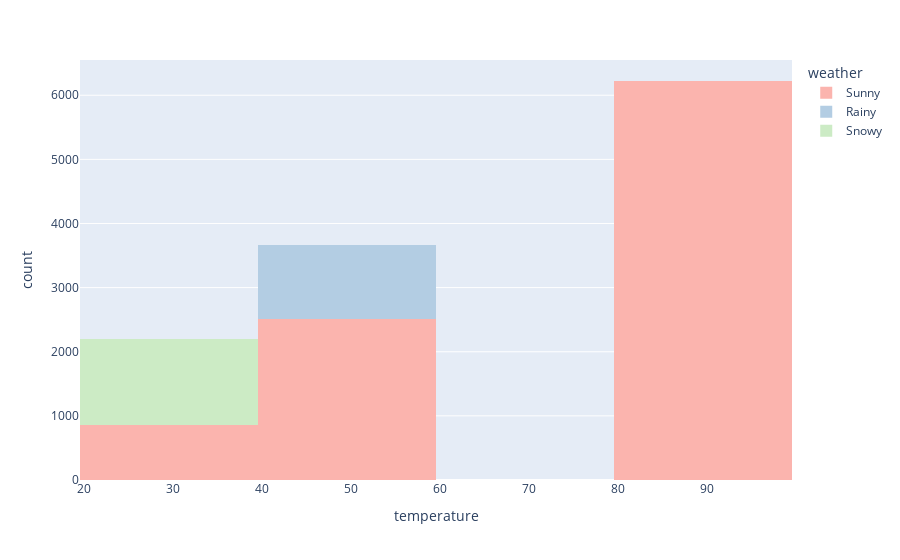

Here is the notebook cell this chart was saved with:
### Code cell
px.histogram(data_frame=df,x='temperature',color='weather',color_discrete_sequence=px.colors.qualitative.Pastel1)

### Figure 1 — Plotly figure (JSON) as saved in the notebook; plotly's stock layout.template omitted (floating-point values rounded to 4 significant figures; data arrays with more than 128 entries replaced by an {"elided": "..."} marker saying what was removed)
{"data": [{"alignmentgroup": "True", "bingroup": "x", "hovertemplate": "weather=Sunny<br>temperature=%{x}<br>count=%{y}<extra></extra>", "legendgroup": "Sunny", "marker": {"color": "rgb(251,180,174)"}, "name": "Sunny", "offsetgroup": "Sunny", "orientation": "v", "showlegend": true, "type": "histogram", "x": {"elided": "9601 int values"}, "xaxis": "x", "yaxis": "y"}, {"alignmentgroup": "True", "bingroup": "x", "hovertemplate": "weather=Rainy<br>temperature=%{x}<br>count=%{y}<extra></extra>", "legendgroup": "Rainy", "marker": {"color": "rgb(179,205,227)"}, "name": "Rainy", "offsetgroup": "Rainy", "orientation": "v", "showlegend": true, "type": "histogram", "x": {"elided": "1147 int values"}, "xaxis": "x", "yaxis": "y"}, {"alignmentgroup": "True", "bingroup": "x", "hovertemplate": "weather=Snowy<br>temperature=%{x}<br>count=%{y}<extra></extra>", "legendgroup": "Snowy", "marker": {"color": "rgb(204,235,197)"}, "name": "Snowy", "offsetgroup": "Snowy", "orientation": "v", "showlegend": true, "type": "histogram", "x": {"elided": "1331 int values"}, "xaxis": "x", "yaxis": "y"}], "layout": {"barmode": "relative", "legend": {"title": {"text": "weather"}, "tracegroupgap": 0}, "margin": {"t": 60}, "xaxis": {"anchor": "y", "domain": [0, 1], "title": {"text": "temperature"}}, "yaxis": {"anchor": "x", "domain": [0, 1], "title": {"text": "count"}}}}
